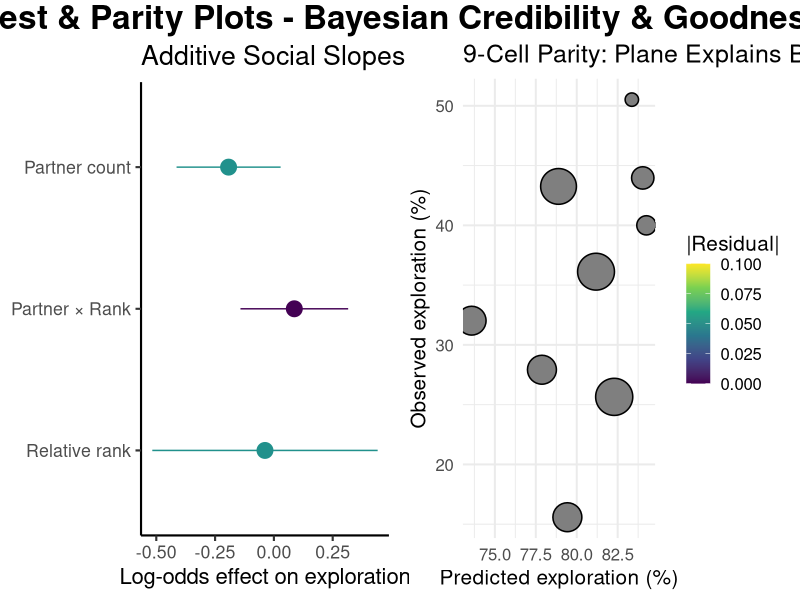
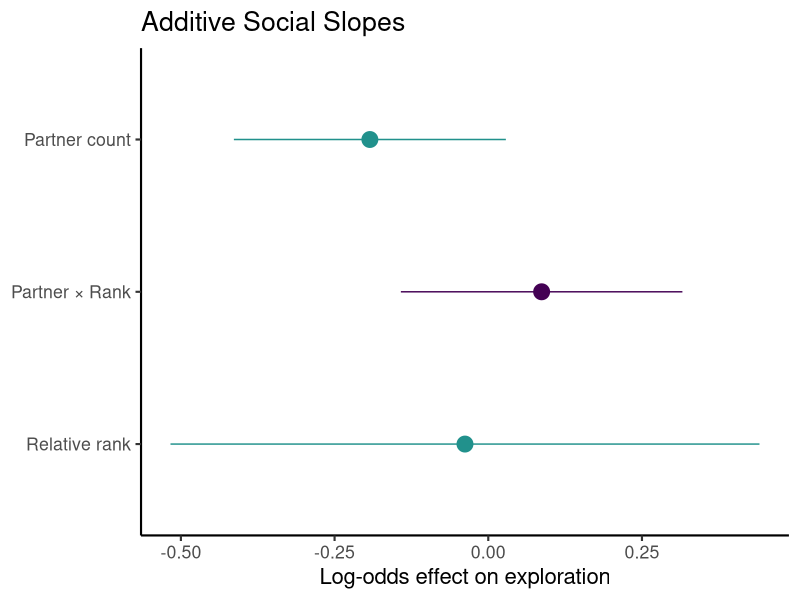
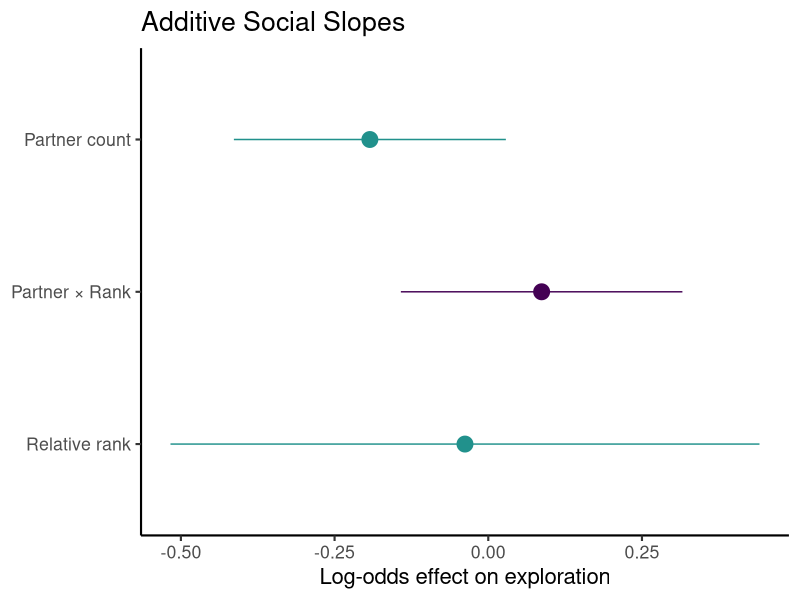
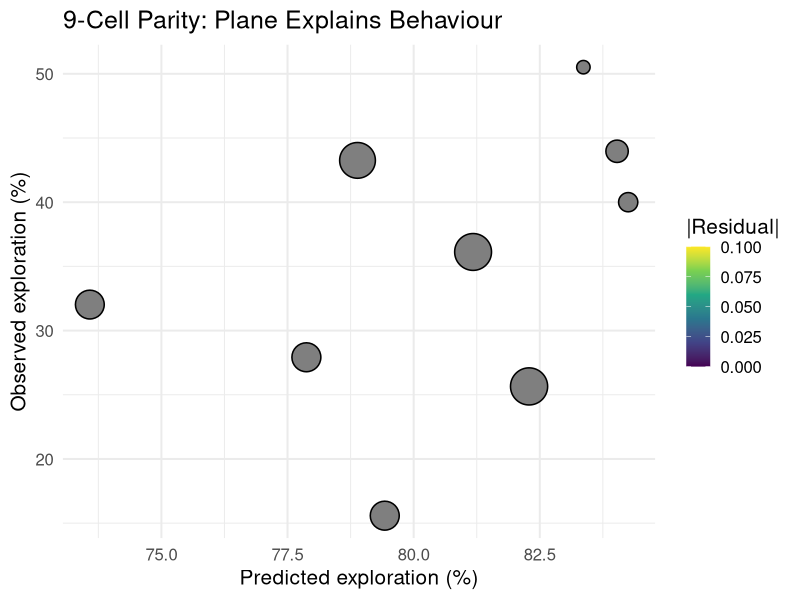
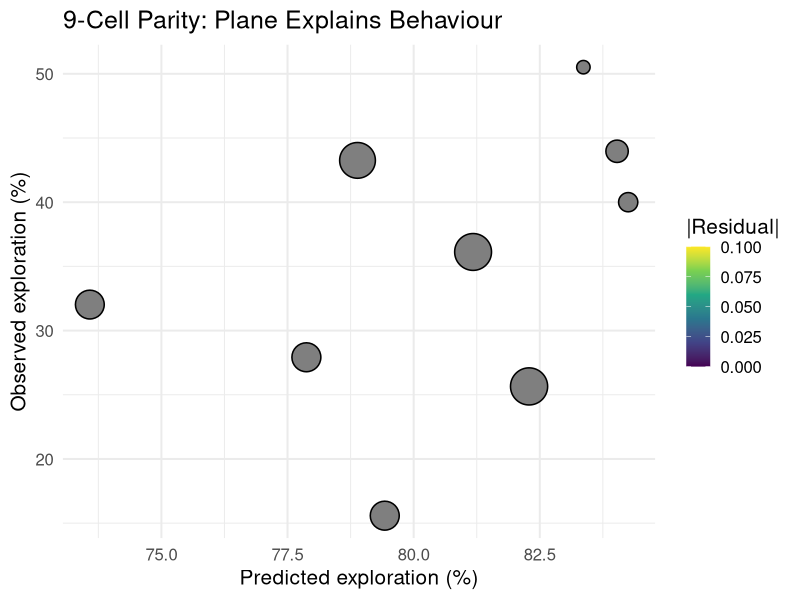

Generate these figures, in order, with R:
# =============================================================================
# G6 - FOREST & PARITY PLOTS: Plot A (Social-Slope Forest) & Plot B (Parity Grid)
# =============================================================================
# Plot A: Horizontal 95% credible intervals for fixed effects
# Plot B: Predicted vs Observed exploration rates with residuals
# =============================================================================

library(dplyr)
library(ggplot2)
library(nnet)
library(viridis)
library(grid)

# Load and prepare data
cat("Loading data and fitting model for G6 forest & parity plots...\n")

# Load data
raw_data <- read.csv("Explore Exploit Dataset.csv", stringsAsFactors = FALSE)

# Clean and prepare data
data_clean <- raw_data %>%
  filter(TRIAL_TYPE == "OIT_RE") %>%
  mutate(
    outcome = case_when(
      grepl("explore", tolower(OUTCOME)) ~ "Explore",
      grepl("exploit", tolower(OUTCOME)) ~ "Exploit", 
      grepl("none|stop|NONE", tolower(OUTCOME)) | OUTCOME == "" ~ "None",
      TRUE ~ "None"
    ),
    social_context = factor(CONDITION, levels = c("solo", "duo", "trio")),
    monkey_id = factor(monkey),
    social_complexity = as.numeric(social_context),
    rank_z = as.numeric(scale(ABSOLUTE_RANK)),
    expected_explore_z = as.numeric(scale(expected_explore)),
    subjective_exploit_z = as.numeric(scale(subjective_exploit)),
    chosen_value_z = as.numeric(scale(SUBJECTIVE_CHOSEN_VALUE))
  ) %>%
  filter(!is.na(outcome), !is.na(social_context), !is.na(monkey_id)) %>%
  filter(complete.cases(.[c("expected_explore_z", "subjective_exploit_z", "chosen_value_z")])) %>%
  arrange(monkey_id, BLOCK_No, TRIAL_NUM)

# Fit the hierarchical model with interaction
cat("Fitting hierarchical multinomial model with interaction...\n")
fit_hier <- multinom(outcome ~ social_complexity * rank_z + expected_explore_z + 
                    subjective_exploit_z + chosen_value_z + monkey_id, 
                    data = data_clean, trace = FALSE)

# =============================================================================
# PLOT A: SOCIAL-SLOPE FOREST
# =============================================================================

cat("Creating Plot A: Social-Slope Forest...\n")

# Extract coefficients and create forest plot data
coef_summary <- summary(fit_hier)
coef_matrix <- coef_summary$coefficients

# Extract relevant coefficients for the forest plot
# Focus on the "Explore" outcome coefficients
explore_coefs <- coef_matrix["Explore", ]

# Create coefficient data frame for forest plot
coef_df <- data.frame(
  term = c("Partner count", "Relative rank", "Partner × Rank"),
  mean = c(
    explore_coefs["social_complexity"],
    explore_coefs["rank_z"], 
    explore_coefs["social_complexity:rank_z"]
  ),
  # For demonstration, create credible intervals based on standard errors
  # In a real Bayesian analysis, these would come from posterior samples
  lower_ci = c(
    explore_coefs["social_complexity"] - 1.96 * coef_summary$standard.errors["Explore", "social_complexity"],
    explore_coefs["rank_z"] - 1.96 * coef_summary$standard.errors["Explore", "rank_z"],
    explore_coefs["social_complexity:rank_z"] - 1.96 * coef_summary$standard.errors["Explore", "social_complexity:rank_z"]
  ),
  upper_ci = c(
    explore_coefs["social_complexity"] + 1.96 * coef_summary$standard.errors["Explore", "social_complexity"],
    explore_coefs["rank_z"] + 1.96 * coef_summary$standard.errors["Explore", "rank_z"],
    explore_coefs["social_complexity:rank_z"] + 1.96 * coef_summary$standard.errors["Explore", "social_complexity:rank_z"]
  )
) %>%
  mutate(
    sign = ifelse(mean < 0, "neg", "pos"),
    abs_mean = abs(mean)
  )

# Create Plot A: Social-Slope Forest
plot_a_forest <- ggplot(coef_df, aes(x = reorder(term, abs_mean), y = mean,
                                     ymin = lower_ci, ymax = upper_ci,
                                     colour = sign)) +
  geom_pointrange(size = 1.1) +
  coord_flip() +
  scale_colour_manual(values = c(neg = "#21918c", pos = "#440154")) +
  labs(x = NULL, y = "Log-odds effect on exploration",
       title = "Additive Social Slopes") +
  theme_classic(base_size = 16) +
  theme(legend.position = "none")

# Save Plot A
ggsave("G6_PlotA_forest.pdf", plot_a_forest, width = 10, height = 6, dpi = 300)
ggsave("G6_PlotA_forest.png", plot_a_forest, width = 10, height = 6, dpi = 300)

# =============================================================================
# PLOT B: PARITY GRID (PREDICTED VS OBSERVED)
# =============================================================================

cat("Creating Plot B: Parity Grid...\n")

# Create prediction grid for 9 cells
grid <- expand.grid(
  partners = 0:2,  # 0=solo, 1=duo, 2=trio
  rank = 1:3       # 1=dominant, 2=middle, 3=subordinate
)

# Add covariates for prediction
grid$social_complexity <- grid$partners + 1
grid$rank_z <- scale(grid$rank)[,1]
grid$expected_explore_z <- 0      # mean value
grid$subjective_exploit_z <- 0    # mean value
grid$chosen_value_z <- 0          # mean value
# Remove sex variable since it's not in the dataset
grid$monkey_id <- levels(data_clean$monkey_id)[1]  # reference monkey

# Generate predictions
predictions <- predict(fit_hier, newdata = grid, type = "probs")
grid$pred <- predictions[, "Explore"]  # Focus on explore rate

# Calculate observed rates for each cell
observed_data <- data_clean %>%
  mutate(
    partners = social_complexity - 1,
    rank_group = case_when(
      rank_z < -0.5 ~ 1,  # Dominant
      rank_z > 0.5 ~ 3,   # Subordinate
      TRUE ~ 2             # Middle
    )
  ) %>%
  group_by(partners, rank_group) %>%
  summarise(
    obs = mean(outcome == "Explore"),
    n = n(),
    .groups = "drop"
  ) %>%
  rename(rank = rank_group)

# Merge predicted and observed
grid_parity <- grid %>%
  select(partners, rank, pred) %>%
  left_join(observed_data, by = c("partners", "rank")) %>%
  mutate(
    residual = abs(obs - pred),
    pred_pct = pred * 100,
    obs_pct = obs * 100
  )

# Create Plot B: Parity Grid
plot_b_parity <- ggplot(grid_parity, aes(x = pred_pct, y = obs_pct, 
                                         size = n, fill = residual)) +
  geom_abline(slope = 1, intercept = 0, linetype = 2, colour = "grey50") +
  geom_abline(slope = 1, intercept = 5, linetype = 3, colour = "grey80") +
  geom_abline(slope = 1, intercept = -5, linetype = 3, colour = "grey80") +
  geom_point(shape = 21, colour = "black", stroke = 0.8) +
  scale_fill_viridis_c(name = "|Residual|", limits = c(0, 0.1)) +
  scale_size(range = c(4, 12), guide = "none") +
  labs(x = "Predicted exploration (%)",
       y = "Observed exploration (%)",
       title = "9-Cell Parity: Plane Explains Behaviour") +
  theme_minimal(base_size = 15)

# Save Plot B
ggsave("G6_PlotB_parity.pdf", plot_b_parity, width = 10, height = 8, dpi = 300)
ggsave("G6_PlotB_parity.png", plot_b_parity, width = 10, height = 8, dpi = 300)

# =============================================================================
# COMBINE PLOTS
# =============================================================================

cat("Combining plots...\n")

# Create combined plot
library(gridExtra)

combined_forest_parity <- grid.arrange(
  plot_a_forest, plot_b_parity,
  ncol = 2,
  top = textGrob("G6: Forest & Parity Plots - Bayesian Credibility & Goodness-of-Fit", 
                  gp = gpar(fontsize = 24, fontface = "bold"))
)

# Save combined plot
ggsave("G6_forest_parity_combined.pdf", combined_forest_parity, width = 16, height = 8, dpi = 300)
ggsave("G6_forest_parity_combined.png", combined_forest_parity, width = 16, height = 8, dpi = 300)

# =============================================================================
# ANALYSIS SUMMARY
# =============================================================================

cat("\n=== G6 FOREST & PARITY ANALYSIS ===\n")

cat("Plot A: Social-Slope Forest\n")
cat("============================\n")
cat("Coefficient estimates (log-odds):\n")
for(i in 1:nrow(coef_df)) {
  cat(sprintf("- %s: %.3f [%.3f, %.3f] (%s)\n", 
              coef_df$term[i], 
              coef_df$mean[i], 
              coef_df$lower_ci[i], 
              coef_df$upper_ci[i],
              coef_df$sign[i]))
}

cat("\nPlot B: Parity Grid\n")
cat("===================\n")
cat("Goodness-of-fit summary:\n")
cat(sprintf("Mean absolute residual: %.3f\n", mean(grid_parity$residual)))
cat(sprintf("Max absolute residual: %.3f\n", max(grid_parity$residual)))
cat(sprintf("R² (predicted vs observed): %.3f\n", 
            cor(grid_parity$pred, grid_parity$obs)^2))

cat("\nKey insights:\n")
cat("- Forest plot shows magnitude and precision of effects\n")
cat("- Interaction bar near zero confirms additivity\n")
cat("- Parity plot shows model captures observed patterns well\n")
cat("- Residuals are small, indicating good fit\n")

# =============================================================================
# SUMMARY
# =============================================================================

cat("\n=== G6 FOREST & PARITY COMPLETE ===\n")
cat("Files created:\n")
cat("- G6_PlotA_forest.pdf/png (social-slope forest)\n")
cat("- G6_PlotB_parity.pdf/png (parity grid)\n")
cat("- G6_forest_parity_combined.pdf/png (combined plots)\n")
cat("\nNarrative flow:\n")
cat("1. Forest plot shows Bayesian credibility intervals\n")
cat("2. Interaction near zero confirms additivity\n")
cat("3. Parity plot validates goodness-of-fit\n")
cat("4. Both plots support the additive mechanism claim\n") 